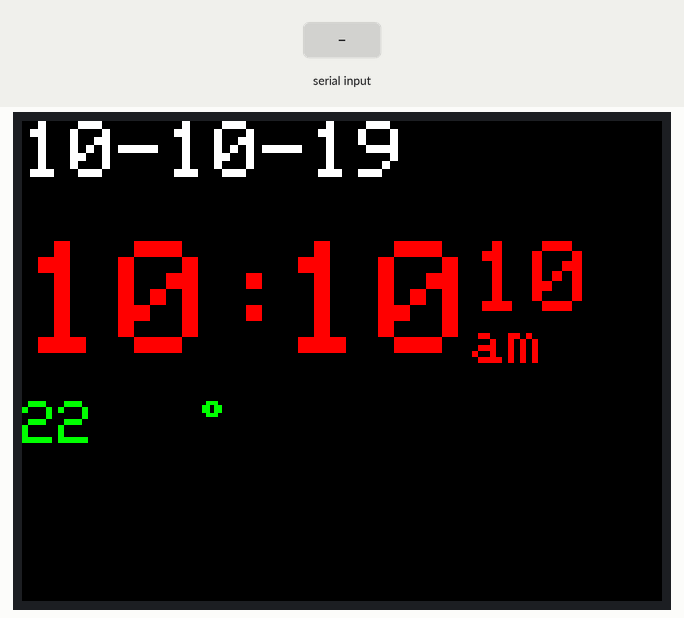
The sketch below on a simulated Arduino Uno, built with avr-gcc and run on an emulated ATmega328P. On the bench: 320×240 colour display. The test bench sets the inputs (shaded band). What the sketch prints to the serial monitor is not drawn.

Above: at 4.5 s.
4.6 s: "In 12\n" received over Serial
Timing chart, 0 to 7.6 s (numbered marks = the images above; inputs shaded):
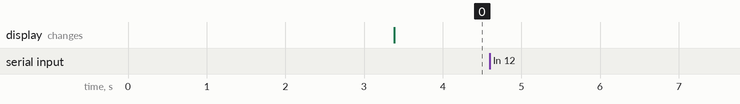

Measured:
- after the input at 4.6 s, every drawn part: stays the same

The sketch:

Module.Client.Arduino.ino
```cpp
/*DS3231   Arduino

  VCC     VCC
  GND     GND
  SCL     A5
  SDA     A4
*/

// *** SPFD5408 change -- Begin
#include <SPFD5408_Adafruit_GFX.h>    // Core graphics library
#include <SPFD5408_Adafruit_TFTLCD.h> // Hardware-specific library
#include <SPFD5408_TouchScreen.h>
#include <ArduinoJson.h>
#include <Wire.h>
//#include "Sodaq_DS3231.h"
// *** SPFD5408 change -- End

// The control pins for the LCD can be assigned to any digital or
// analog pins...but we'll use the analog pins as this allows us to
// double up the pins with the touch screen (see the TFT paint example).
#define LCD_CS A3 // Chip Select goes to Analog 3
#define LCD_CD A2 // Command/Data goes to Analog 2
#define LCD_WR A1 // LCD Write goes to Analog 1
#define LCD_RD A0 // LCD Read goes to Analog 0
#define LCD_RESET 0 // Can alternately just connect to Arduino's reset pin
char weekDay[][4] = {"Sun", "Mon", "Tue", "Wed", "Thu", "Fri", "Sat" };


// When using the BREAKOUT BOARD only, use these 8 data lines to the LCD:
// For the Arduino Uno, Duemilanove, Diecimila, etc.:
//   D0 connects to digital pin 8  (Notice these are
//   D1 connects to digital pin 9   NOT in order!)
//   D2 connects to digital pin 2
//   D3 connects to digital pin 3
//   D4 connects to digital pin 4
//   D5 connects to digital pin 5
//   D6 connects to digital pin 6
//   D7 connects to digital pin 7
// For the Arduino Mega, use digital pins 22 through 29
// (on the 2-row header at the end of the board).

// Assign human-readable names to some common 16-bit color values:
#define  BLACK   0x0000
#define BLUE    0x001F
#define RED     0xF800
#define GREEN   0x07E0
#define CYAN    0x07FF
#define MAGENTA 0xF81F
#define YELLOW  0xFFE0
#define WHITE   0xFFFF

Adafruit_TFTLCD tft(LCD_CS, LCD_CD, LCD_WR, LCD_RD,LCD_RESET);
// If using the shield, all control and data lines are fixed, and
// a simpler declaration can optionally be used:
// Adafruit_TFTLCD tft;

// -- Setup
String jsonMessage = "";         // a string to hold incoming data
boolean IsMessageComplete = false;  // whether the string is complete
int i=0;

String G_Hours;String G_Minutes;String G_Seconds;String G_AMPM;String G_Date; String G_Temp;

void setup(void) {

  Serial.begin(9600);
   Wire.begin();
   /*rtc.begin();
  DateTime dt(2017, 04, 02, 12, 59, 30, 0);
  rtc.setDateTime(dt);*/
  progmemPrintln(PSTR("TFT LCD test"));

#ifdef USE_ADAFRUIT_SHIELD_PINOUT
  progmemPrintln(PSTR("Using Adafruit 2.8\" TFT Arduino Shield Pinout"));
#else
  progmemPrintln(PSTR("Using Adafruit 2.8\" TFT Breakout Board Pinout"));
#endif

  tft.reset();
  // Code changed to works

  tft.begin(0x9341); // SDFP5408

  tft.setRotation(0); // Need for the Mega, please changed for your choice or rotation initial

  // *** SPFD5408 change -- End

  progmemPrintln(PSTR("Benchmark                Time (microseconds)"));

 /* progmemPrint(PSTR("Screen fill              "));
  Serial.println(testFillScreen());
  delay(500);
*/
  progmemPrint(PSTR("Text                     "));
  //Serial.println(testText(jsonMessage));
  delay(3000);
  progmemPrintln(PSTR("Done!"));

  SetStartupMessage();

}
void progmemPrint(const char *str) {
  char c;
  while(c = pgm_read_byte(str++)) Serial.print(c);
}

// Same as above, with trailing newline
void progmemPrintln(const char *str) {
  progmemPrint(str);
  Serial.println();
}
void loop(void) {
     PrintTime();
}

void PrintTime(){

    /*DateTime now = rtc.now();
    Serial.print(String(now.year())+'/'+String(now.month())+'/'+String(now.date())+' '+String(now.hour())+':'+String(now.minute())+':'+String(now.second())+' '+weekDay[now.dayOfWeek()]);
    Serial.println();
    rtc.convertTemperature();             //convert current temperature into registers
    Serial.print(rtc.getTemperature()); //read registers and display the temperature
    Serial.println((char)223);
    String Temp=String(rtc.getTemperature());
    //SetErrorMessage("In DS3231");
    String Hours = "";
    String AMPM = "";
    if(now.hour()>12){
      Serial.println("In 12"+String(now.hour()));
      int _hour = now.hour() - 12;
      Hours = FormatText(_hour);
      AMPM = "pm";
    }else{
      Serial.println("In 12"+String(now.hour()));
      int _hour = now.hour();
      Hours = FormatText(_hour);
      AMPM="am";
    }
    String Minutes = FormatText(now.minute());
    String Seconds = FormatText(now.second());
    String Day = FormatText(now.date());
    String Month = FormatText(now.month());
    String Year = FormatText(now.year());*/

   String Hours = "10";
   String Minutes= "10";
   String Seconds= "10";
   String Day= "10";
   String Month= "10";
   String Year= "19";
   String Temp= "22";
   String AMPM= "am";
   SetDateTime(Hours,Minutes,Seconds,Day,Month,Year,Temp,AMPM);
   delay(1000);

}

void serialEvent() {
  while (Serial.available()) {
    // get the new byte:
    char inChar = (char)Serial.read();
        if (inChar != '$') {
          Serial.print(inChar);
          jsonMessage += inChar;
          }else{
            IsMessageComplete=true;
          }
     }
   if(IsMessageComplete){
   Serial.println("Serial Message"+jsonMessage);

    const size_t BUFFER_SIZE =
      JSON_OBJECT_SIZE(9);    // the root object has 9 elements
      /*+ JSON_OBJECT_SIZE(5)  // the "address" object has 5 elements
      + JSON_OBJECT_SIZE(2)  // the "geo" object has 2 elements
      + JSON_OBJECT_SIZE(3)  // the "company" object has 3 elements
      + MAX_CONTENT_SIZE;    // additional space for strings*/
   DynamicJsonBuffer jsonBuffer(BUFFER_SIZE);

   JsonObject& root = jsonBuffer.parseObject(jsonMessage);
        String timeVal = root[String("Time")];
        String DateTime = root[String("DateTime")];
        String Hours = root[String("Hours")];
        String Minutes = root[String("Minutes")];
        String Seconds = root[String("Seconds")];
        String HourPeriod = root[String("HourPeriod")];
        String Day = root[String("Day")];
        String Month = root[String("Month")];
        String Year = root[String("Year")];
        Serial.println(timeVal+"-**"+DateTime+"-**"+Hours+"-**"+Minutes+"-**"+Seconds);
        if(Hours!="" && Minutes !="" && Seconds!="" && Day!="" && Month!="" && Year!=""){
          if(Hours.length()==1){Hours="0"+Hours;}
          if(Minutes.length()==1){Minutes="0"+Minutes;}
          if(Seconds.length()==1){Seconds="0"+Seconds;}
          if(Day.length()==1){Day="0"+Day;}
          if(Month.length()==1){Month="0"+Month;}
          //SetDateTime(Hours,Minutes,HourPeriod,Day,Month,Year);
          }else{
           Serial.println("Not able to read Json. Executing RESET.....");
           Serial.end();
           delay(2000);
           Serial.begin(9600);
           delay(4000);
           if(Serial.available()){
            Serial.println("Serial reset COMPLETE.....");
            }
          }
        jsonMessage="";
        IsMessageComplete=false;
    }else{
     Serial.println("Still Reading");
    }

}


unsigned long SetDateTime(String _Hours,String _Minutes,String _Seconds,String _Day,String _Month,String _Year, String _Temp, String _AMPM) {
    Serial.print("in TFT:"+_Hours+" "+_Minutes+" "+_Seconds+" "+_Day);
     unsigned long start = micros();

    if(_Day !="" && _Month != "" && _Year !=""){
       String FullDate=_Day+"-"+_Month+"-"+_Year;
       if(G_Date!=FullDate){
         CleanText(0, 0, 4, G_Date);
         G_Date = FullDate;
         tft.setCursor(0, 0);
          tft.setTextColor(WHITE);
          tft.setTextSize(4);
          tft.println(FullDate);
        }
     }

    if(_Hours !=""){
      if(G_Hours != _Hours){
        CleanText(0, 60, 8, G_Hours);
        G_Hours = _Hours;
        tft.setCursor(0, 60);
        tft.setTextColor(RED);
        tft.setTextSize(8);
        tft.println(_Hours+":");
      }
    }

    if(_Minutes != ""){
      if(G_Minutes != _Minutes){
       CleanText(130, 60, 8, G_Minutes);
       G_Minutes = _Minutes;
       tft.setCursor(130, 60);
       tft.setTextColor(RED);
       tft.setTextSize(8);
       tft.println(_Minutes+" ");
      }
    }
    if(_Seconds != ""){
      if(G_Seconds != _Seconds){
        CleanText(225, 60, 5, G_Seconds);
        G_Seconds=_Seconds;
        Serial.println("Setting Sec"+_Seconds);
        tft.setCursor(225, 60);
        tft.setTextColor(RED);
        tft.setTextSize(5);
        tft.println(_Seconds);
      }
    }
   if(_Seconds != ""){
    if(G_AMPM != _AMPM){
        CleanText(225, 100, 3, G_AMPM);
        G_AMPM = _AMPM;
        Serial.println("AM/PM");
        tft.setCursor(225, 100);
        tft.setTextColor(RED);
        tft.setTextSize(3);
        tft.println(_AMPM);
     }
   }

   if(_Temp != ""){
      if(G_Temp != _Temp){
        CleanText(0, 140, 3, G_Temp);
        G_Temp=_Temp;
        Serial.println("Setting Temp"+_Temp);
        tft.setCursor(0, 140);
        tft.setTextColor(GREEN);
        tft.setTextSize(3);
        tft.println(_Temp);
        tft.drawChar(90, 140, 247, GREEN, GREEN, 2);
      }
    }

  return micros() - start;
}

String FormatText(int _number){

    if(_number < 10){
      Serial.println("In <9"+String(_number));
      return "0"+String(_number);
    }else{
      Serial.println("In 10"+String(_number));
      return String(_number);
    }
}
void CleanText(int _x, int _y,int _size, String _TexttoClean )
{
      Serial.println("Clean Text");
      tft.setCursor(_x, _y);
      tft.setTextColor(BLACK);
      tft.setTextSize(_size);
      tft.println(_TexttoClean);
  }
unsigned long SetErrorMessage(String _message) {
  Serial.println("Error Message");
  unsigned long start = micros();
  tft.setRotation(1);
   tft.fillScreen(BLACK);
  tft.setCursor(0, 0);
  tft.setTextColor(RED);
  tft.setTextSize(5);
  tft.println(_message);
  return micros() - start;
}
unsigned long SetStartupMessage() {
  Serial.println("Startup Message");
  unsigned long start = micros();
  tft.setRotation(1);
  tft.fillScreen(BLACK);
  tft.setCursor(40, 0);
  tft.setTextColor(WHITE);
  tft.setTextSize(5);
  tft.println("IOT Clock");
  tft.setCursor(0, 80);
  tft.setTextColor(GREEN);
  tft.setTextSize(3);
  tft.println("Clock Init.....");
  //delay(5000);
  tft.setRotation(1);
  tft.fillScreen(BLACK);
  return micros() - start;
}
```
